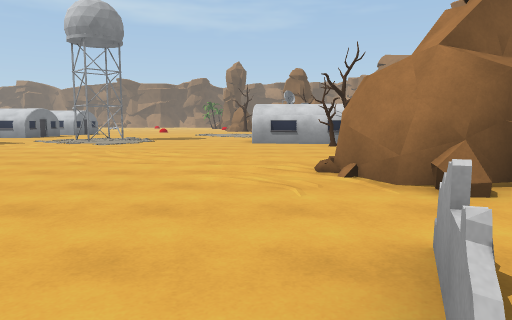
View 1 (above)

24 first-person views from a walk through a Unity game level. The camera is 1.3 m above the floor, tilts 6° down and sees 70° across. The floor is counted in squares, 2 m on a side. Each view is taken from the middle of a square. On the plan, view 1 faces up. The plan holds only what a view shows up to about 11 squares ahead; the rest is blank. The place goes on beyond the plan. The player is left out. Some animated figures are left out.

View 2
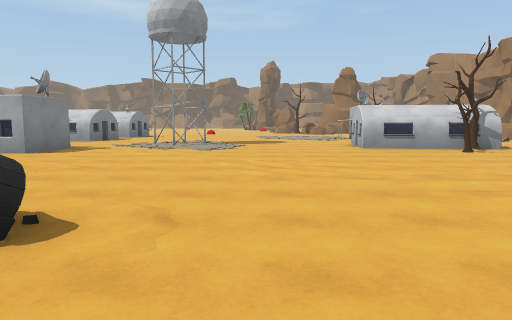

View 3
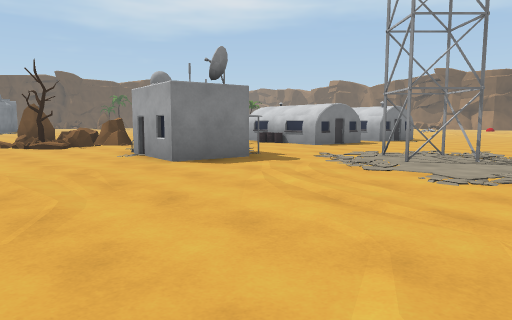

View 4
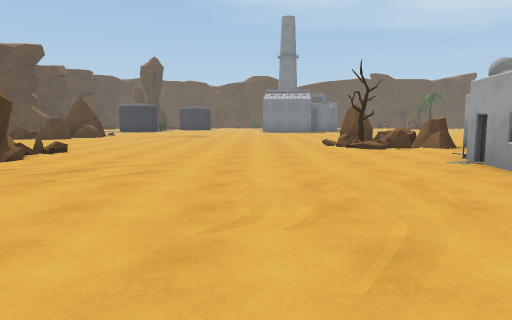

View 5
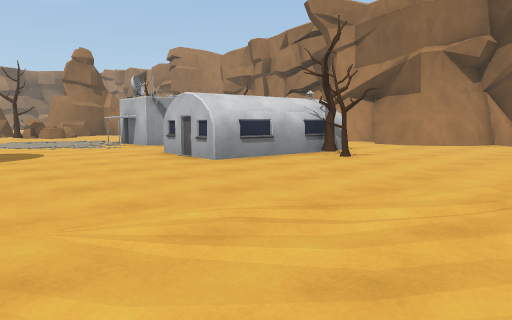

View 6
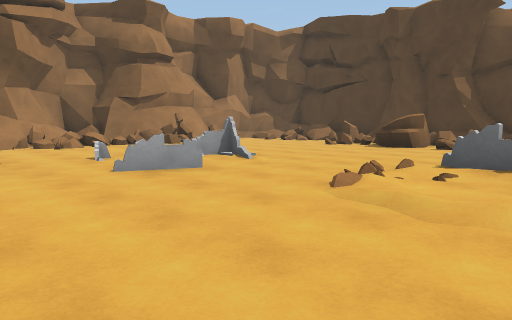

View 7
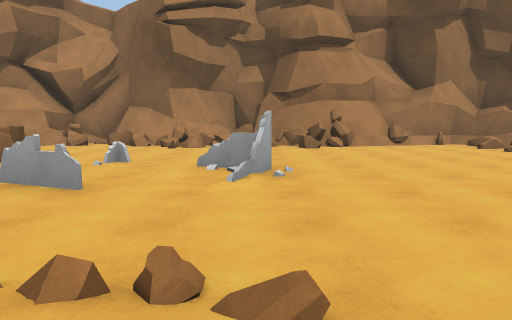

View 8
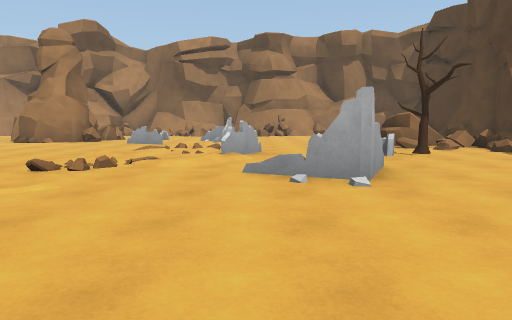

View 9
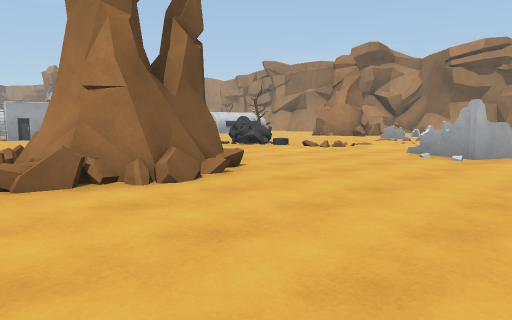

View 10
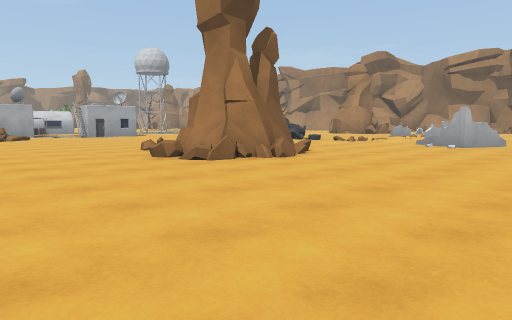

View 11
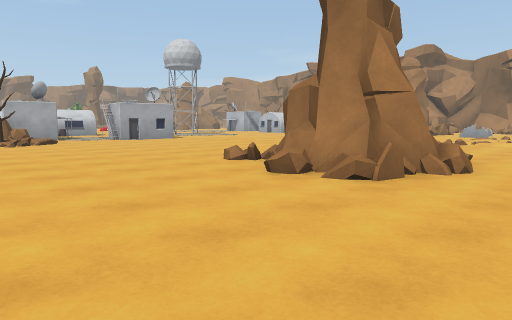

View 12
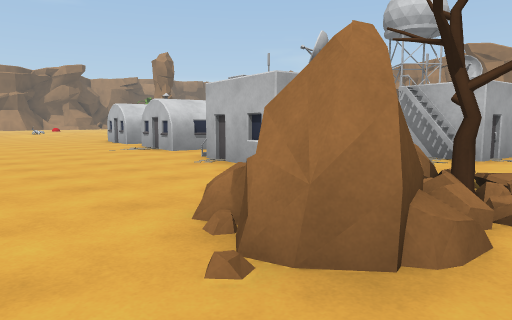

View 13
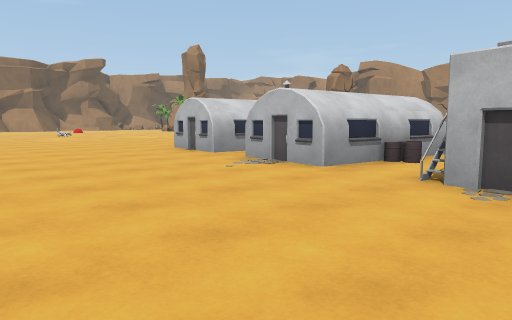

View 14
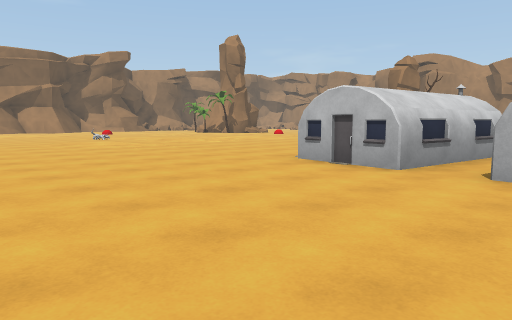

View 15
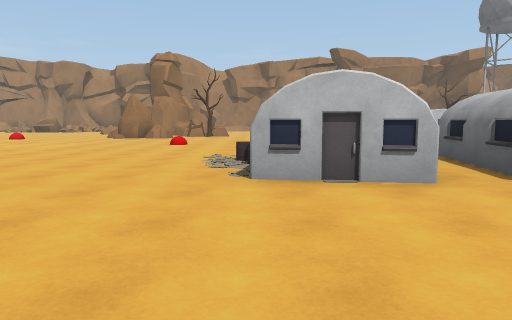

View 16
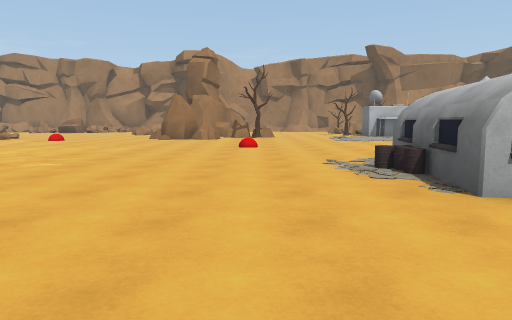

View 17
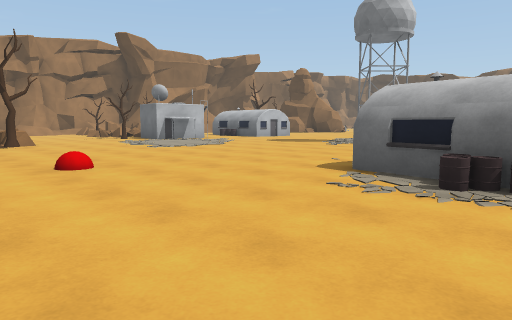

View 18
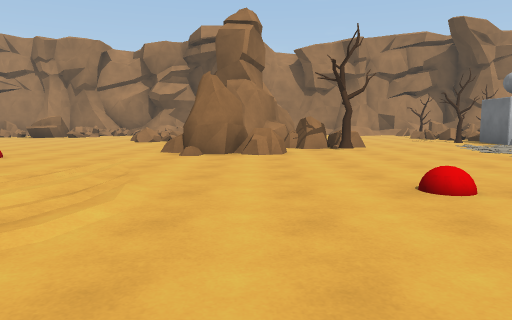

View 19
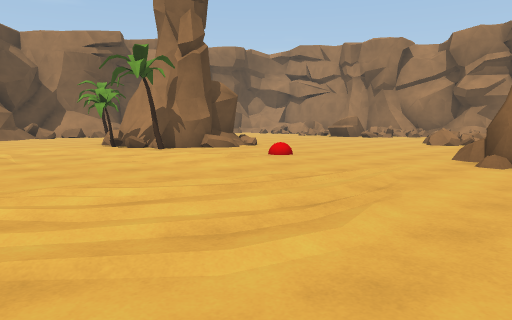

View 20
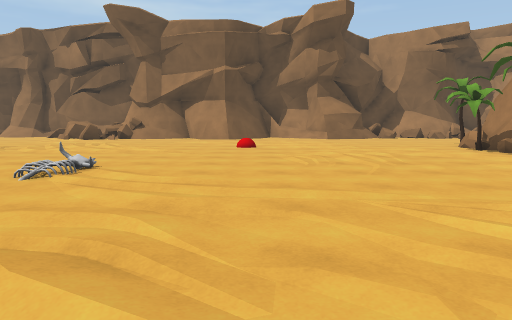

View 21
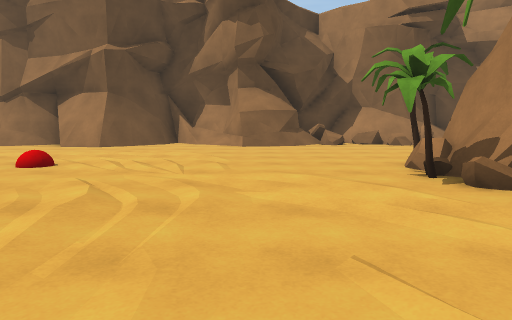

View 22
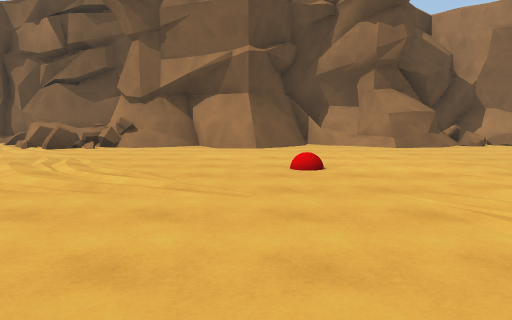

View 23
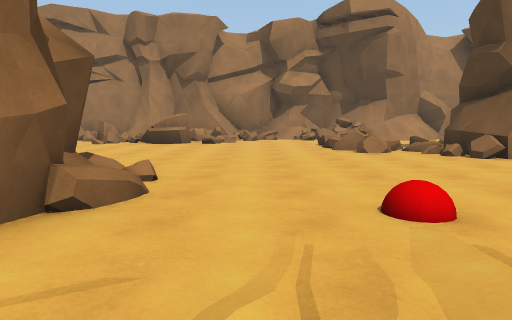

View 24
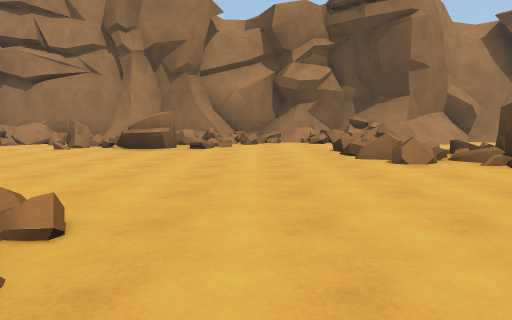

### Floor plan
Key: @ floor where view 1 was taken; # wall or solid block; . main floor; : floor 0.25 m higher than the main floor; + floor 0.5 m higher than the main floor; / step, stairs or slope; = window, fence, low wall or low ledge; ^ raised ledge; B building; T tree; R rock; O other object.
Columns run from 17 left of view 1 to 9 right of it. Each row starts with its distance up from view 1.
 40 =^=###########=##
 39 .^==//##...##=.==
 38  //.............
 37  ..............         .=
 36  ..............       ...=
 35  .............T      ...#^
 34   ............#    ....===
 33   ...........T#   .....=##
 32    ..........T###......=#=
 31     ....................#=
 30     .=/..................=
 29   .. ........///..........
 28   ..  ...............==../
 27   ... ..............=#=  =
 26   ..............R..###.  =
 25   .............RR #####../
 24  ...............R ##    ./
 23  ................RR^
 22  ...............TRR
 21  ..................
 20  ....BBB............
 19 .....BBBB...........
 18 .....BBBB..........O
 17 .....B..  ........B#
 16 .....BBBB........BB
 15 .....BBBB.........#B
 14 ...................
 13 ....#B.....##.....
 12 ....BBB....##....BBB
 11 ...RR  #B........BBBB..=#
 10 ..RR...BB#.........TT..##
  9 .RRT....................##
  8 ......................../#
  7   ...................
  6   .................     #
  5   ................/#    ^#
  4   ........../...../### .=#
  3   ..........^......=^....#
  2   ...#....../.....=.....=#
  1   ....#  ...///...=.=../###
  0  ....####...//.:.@...../=+
 -1  ....###...../.:...#....##
 -2  .............=........=##
 -3  ..........##...........##
 -4  .............  ........##
 -5  ......... ...T.........=#
 -6  ....       ....##=  ....#

Positions as (right, up) in squares from view 1, and headings:
1: (0, 0), facing up
2: (-3, 1), facing up
3: (-3, 6), facing up-left
4: (-4, 6), facing left
5: (-4, 6), facing up-right
6: (-4, 4), facing down-right
7: (-3, -1), facing right
8: (-10, -2), facing right
9: (-13, -5), facing up-right
10: (-16, -6), facing up-right
11: (-16, -3), facing up-right
12: (-17, 8), facing up-right
13: (-17, 12), facing up-right
14: (-17, 16), facing up-right
15: (-16, 20), facing right
16: (-15, 22), facing right
17: (-11, 24), facing down-right
18: (-9, 24), facing right
19: (-8, 24), facing up-right
20: (-9, 25), facing up
21: (-6, 29), facing up
22: (-10, 29), facing up
23: (-5, 30), facing right
24: (-3, 30), facing right
